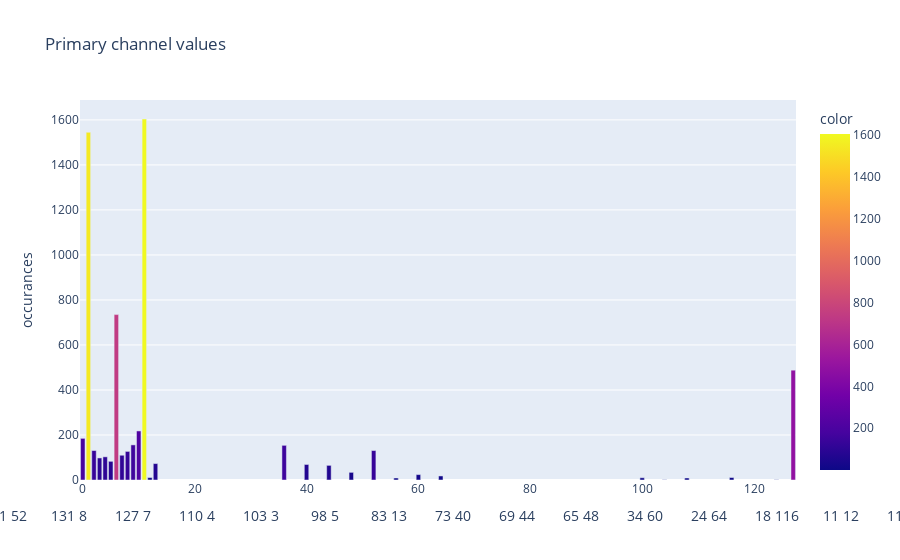

This figure's notebook cell:
### Markdown cell above
## PrimaryChannel

### Code cell
PrimaryChannel_data = total_scan.PrimaryChannel.value_counts()
plot_all_values(PrimaryChannel_data, "Primary channel")

### Figure 1 — Plotly figure (JSON) as saved in the notebook; plotly's stock layout.template omitted (floating-point values rounded to 4 significant figures)
{"data": [{"alignmentgroup": "True", "hovertemplate": "actual value: %{x}<br>no of occurances: %{y}", "legendgroup": "", "marker": {"color": [1604, 1545, 735, 488, 218, 185, 156, 154, 131, 131, 127, 110, 103, 98, 83, 73, 69, 65, 34, 24, 18, 11, 11, 10, 9, 9, 1, 1], "coloraxis": "coloraxis", "pattern": {"shape": ""}}, "name": "", "offsetgroup": "", "orientation": "v", "showlegend": false, "textposition": "auto", "type": "bar", "x": [11, 1, 6, 127, 10, 0, 9, 36, 2, 52, 8, 7, 4, 3, 5, 13, 40, 44, 48, 60, 64, 116, 12, 100, 56, 108, 104, 124], "xaxis": "x", "y": [1604, 1545, 735, 488, 218, 185, 156, 154, 131, 131, 127, 110, 103, 98, 83, 73, 69, 65, 34, 24, 18, 11, 11, 10, 9, 9, 1, 1], "yaxis": "y"}], "layout": {"barmode": "relative", "coloraxis": {"colorbar": {"title": {"text": "color"}}, "colorscale": [[0, "#0d0887"], [0.1111, "#46039f"], [0.2222, "#7201a8"], [0.3333, "#9c179e"], [0.4444, "#bd3786"], [0.5556, "#d8576b"], [0.6667, "#ed7953"], [0.7778, "#fb9f3a"], [0.8889, "#fdca26"], [1, "#f0f921"]]}, "legend": {"tracegroupgap": 0}, "title": {"text": "Primary channel values"}, "xaxis": {"anchor": "y", "domain": [0, 1], "title": {"text": "11     1604\n1      1545\n6       735\n127     488\n10      218\n0       185\n9       156\n36      154\n2       131\n52      131\n8       127\n7       110\n4       103\n3        98\n5        83\n13       73\n40       69\n44       65\n48       34\n60       24\n64       18\n116      11\n12       11\n100      10\n56        9\n108       9\n104       1\n124       1\nName: PrimaryChannel, dtype: int64"}}, "yaxis": {"anchor": "x", "domain": [0, 1], "title": {"text": "occurances"}}}}
